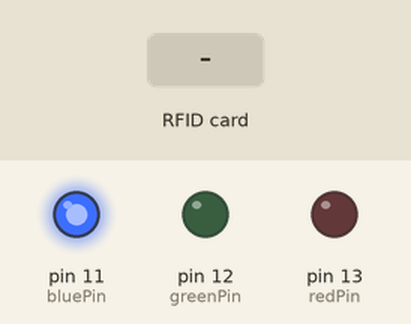
Recording of a sketch running on a simulated Arduino Uno, built with avr-gcc and run on an emulated ATmega328P. Parts: output pins drawn as LEDs (lit = HIGH). The test bench sets the inputs (shaded band). What the sketch prints to the serial monitor is not drawn.

Above: at 1.2 s.
1.3 s: RFID card 5E 7A 19 C4 held to the reader
At 1.9 s:
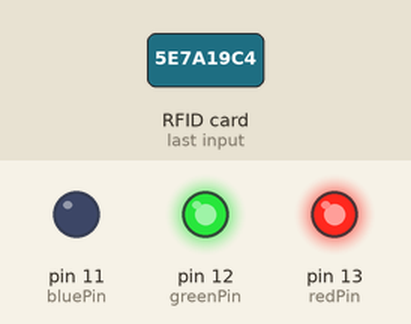
At 5.4 s:
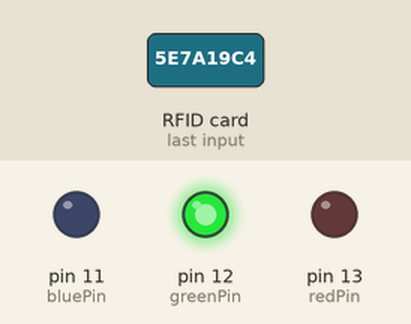
Timing chart, 0 to 7.1 s (numbered marks = the images above; inputs shaded):
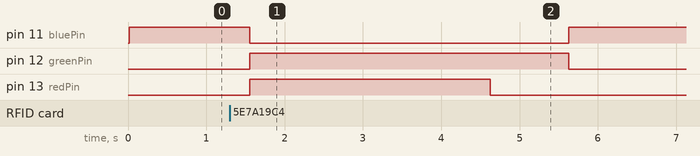

The sketch:

writeMifare.ino
```cpp
#include <Wire.h>
#include <SPI.h>
#include <Adafruit_PN532.h>

int bluePin = 11;
int greenPin = 12;
int redPin = 13;

// If using the shield with I2C, define just the pins connected
// to the IRQ and reset lines.  Use the values below (2, 3) for the shield!
#define PN532_IRQ   (2)
#define PN532_RESET (3)  // Not connected by default on the NFC Shield

Adafruit_PN532 nfc(PN532_IRQ, PN532_RESET);

void setup(void) {
  Serial.begin(9600);

  nfc.begin();

  uint32_t versiondata = nfc.getFirmwareVersion();
  if (! versiondata) {
    Serial.print("PN532 board not found");
    while (1); // halt
  }
  // Got ok data, print it out!
  Serial.print("Found chip PN532");
  Serial.print("Firmware ver. "); Serial.print((versiondata>>16) & 0xFF, DEC);
  Serial.print('.'); Serial.println((versiondata>>8) & 0xFF, DEC);

  // configure board to read RFID tags
  nfc.SAMConfig();

  Serial.println("Waiting for an ISO14443A Card to write to…");

  pinMode(bluePin, OUTPUT);
  pinMode(greenPin, OUTPUT);
  pinMode(redPin, OUTPUT);
}


void loop(void) {

  digitalWrite(bluePin, HIGH);

  uint8_t success;
  uint8_t uid[] = { 0, 0, 0, 0, 0, 0, 0 };  // Buffer to store the returned UID
  uint8_t uidLength;                        // Length of the UID (4 or 7 bytes depending on ISO14443A card type)

  // Wait for an ISO14443A type cards. When one is found
  // 'uid' will be populated with the UID
  success = nfc.readPassiveTargetID(PN532_MIFARE_ISO14443A, uid, &uidLength);

  if (success) {
    // Display some basic information about the card
    Serial.println("Found an ISO14443A card");

    if (uidLength == 4)
    {
      // If Mifare Classic card found
      Serial.println("Mifare Classic card found (4 byte UID)");

      // Now we need to try to authenticate it for read/write access
      // Try with the factory default KeyA: 0xFF 0xFF 0xFF 0xFF 0xFF 0xFF
      Serial.println("Authenticating block 4 with default KEYA value");
      uint8_t keya[6] = { 0xFF, 0xFF, 0xFF, 0xFF, 0xFF, 0xFF };

    // Start with block 4 (the first block of sector 1) since sector 0
    // contains the manufacturer data and it's probably better just
    // to leave it alone unless you know what you're doing
      success = nfc.mifareclassic_AuthenticateBlock(uid, uidLength, 4, 0, keya);

      if (success)
      {
        Serial.println("Sector 1 (Blocks 4..7) has been authenticated");
        uint8_t olddata[16];
        uint8_t data[16];

        success = nfc.mifareclassic_ReadDataBlock(4, olddata);
        Serial.println("\nCURRENT CARD UID:");
        nfc.PrintHexChar(olddata, 16);
        Serial.println("\nTO ABORT FORMATTING, REMOVE CARD FROM SHIELD");

        Serial.println("");
        digitalWrite(redPin, HIGH);
        digitalWrite(greenPin, HIGH);
        digitalWrite(bluePin, LOW);
        delay(3000);

        // UIDToEncode uses a varchar(16) which cuts off at 16 characters
        uint8_t uidToEncode[16] = "John Doe";

        //Write to the card at a 16 character length
        memcpy(data, uidToEncode, sizeof data);
        success = nfc.mifareclassic_WriteDataBlock (4, data);

        if (success)
        {
         //Card formatted successfully
          Serial.println("If card remained on shield, encoded with data:");
          nfc.mifareclassic_ReadDataBlock(4, data);
          nfc.PrintHexChar(data, 16);
          Serial.println("");

          // Wait a bit before writing to a different card
          digitalWrite(redPin, LOW);
          delay(1000);
          digitalWrite(greenPin, LOW);
        }
        else
        {
          Serial.println("Ooops ... unable to write to the card. Slow down");
        }
      }
      else
      {
        Serial.println("Ooops ... authentication failed: Try another key");
      }
      digitalWrite(bluePin, LOW);
    }
  }
}
```

Measured:
- after the input at 1.3 s, pin 11 (bluePin): HIGH → LOW after 0.26 s, → HIGH 4.1 s later; pin 12 (greenPin): LOW → HIGH after 0.26 s, → LOW 4.1 s later; pin 13 (redPin): LOW → HIGH after 0.26 s, → LOW 3.1 s later
